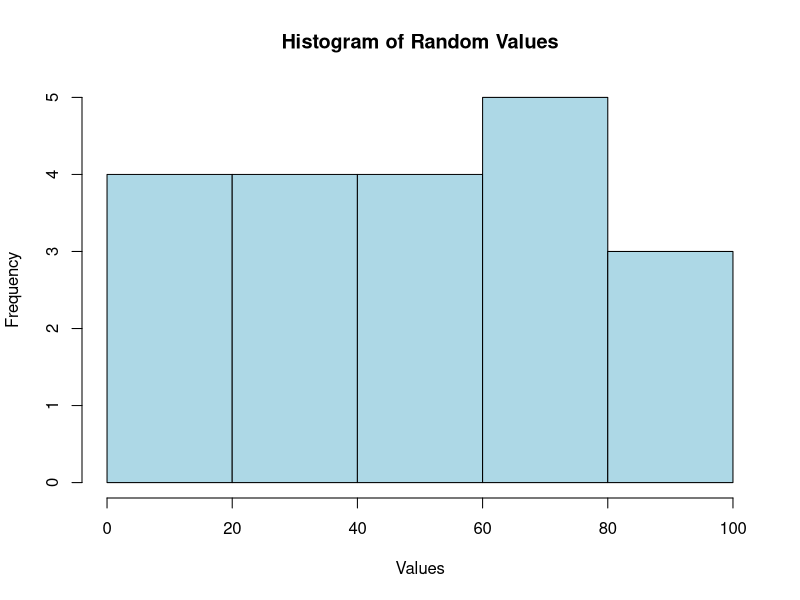

Write R code to recreate this figure.
set.seed(25)
x <- runif(20, 0, 100)
print(x)
cat("Minimum:", min(x), "\n")
cat("Maximum:", max(x), "\n")
cat("Mean:", mean(x), "\n")
cat("Median:", median(x), "\n")
print(summary(x))
hist(x, main="Histogram of Random Values",
     xlab="Values", col="lightblue")
